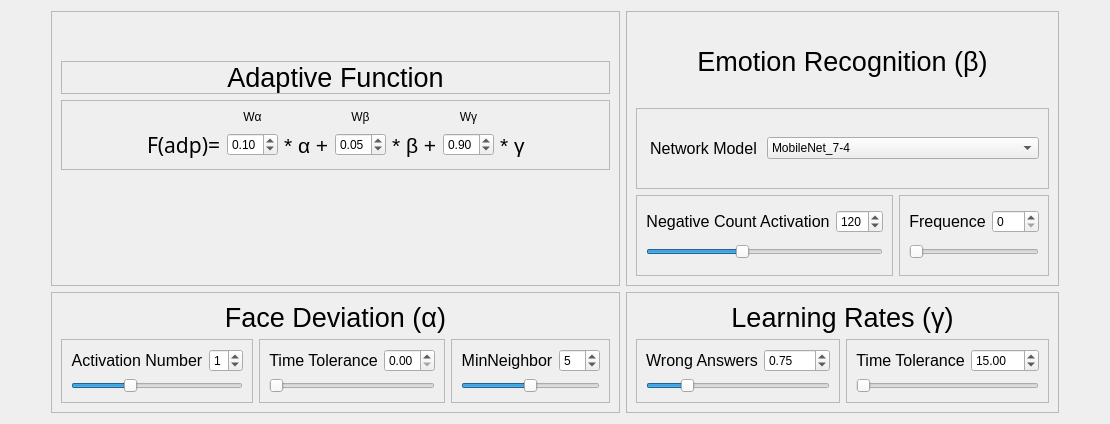
      <widget class="QWidget" name="tab_adapt">
       <attribute name="title">
        <string>Adaption</string>
       </attribute>
       <layout class="QGridLayout" name="gridLayout_35">
        <item row="1" column="2">
         <widget class="QFrame" name="frame_35">
          <property name="frameShape">
           <enum>QFrame::StyledPanel</enum>
          </property>
          <property name="frameShadow">
           <enum>QFrame::Raised</enum>
          </property>
          <layout class="QGridLayout" name="gridLayout_34">
           <item row="1" column="0">
            <widget class="QFrame" name="frame_38">
             <property name="frameShape">
              <enum>QFrame::StyledPanel</enum>
             </property>
             <property name="frameShadow">
              <enum>QFrame::Raised</enum>
             </property>
             <layout class="QGridLayout" name="gridLayout_27">
              <item row="1" column="0" colspan="2">
               <widget class="QSlider" name="wrongAns_horizontalSlider">
                <property name="maximum">
                 <number>5</number>
                </property>
                <property name="value">
                 <number>1</number>
                </property>
                <property name="orientation">
                 <enum>Qt::Horizontal</enum>
                </property>
               </widget>
              </item>
              <item row="0" column="0">
               <widget class="QLabel" name="label_65">
                <property name="font">
                 <font>
                  <family>Ubuntu</family>
                  <pointsize>12</pointsize>
                 </font>
                </property>
                <property name="text">
                 <string>Wrong Answers</string>
                </property>
                <property name="alignment">
                 <set>Qt::AlignCenter</set>
                </property>
               </widget>
              </item>
              <item row="0" column="1">
               <widget class="QDoubleSpinBox" name="wrongAns_timeTol_doubleSpinBox">
                <property name="value">
                 <double>0.750000000000000</double>
                </property>
               </widget>
              </item>
             </layout>
            </widget>
           </item>
           <item row="1" column="1">
            <widget class="QFrame" name="frame_37">
             <property name="frameShape">
              <enum>QFrame::StyledPanel</enum>
             </property>
             <property name="frameShadow">
              <enum>QFrame::Raised</enum>
             </property>
             <layout class="QGridLayout" name="gridLayout_28">
              <item row="0" column="0">
               <widget class="QLabel" name="label_64">
                <property name="font">
                 <font>
                  <family>Ubuntu</family>
                  <pointsize>12</pointsize>
                 </font>
                </property>
                <property name="text">
                 <string>Time Tolerance</string>
                </property>
                <property name="alignment">
                 <set>Qt::AlignCenter</set>
                </property>
               </widget>
              </item>
              <item row="0" column="1">
               <widget class="QDoubleSpinBox" name="learningTime_doubleSpinBox">
                <property name="value">
                 <double>15.000000000000000</double>
                </property>
               </widget>
              </item>
              <item row="2" column="0" colspan="2">
               <widget class="QSlider" name="learningTime_horizontalSlider">
                <property name="orientation">
                 <enum>Qt::Horizontal</enum>
                </property>
               </widget>
              </item>
             </layout>
            </widget>
           </item>
           <item row="0" column="0" colspan="2">
            <widget class="QLabel" name="label_62">
             <property name="font">
              <font>
               <family>Ubuntu</family>
               <pointsize>20</pointsize>
              </font>
             </property>
             <property name="text">
              <string>Learning Rates (γ)</string>
             </property>
             <property name="alignment">
              <set>Qt::AlignCenter</set>
             </property>
            </widget>
           </item>
          </layout>
         </widget>
        </item>
        <item row="0" column="0">
         <spacer name="horizontalSpacer">
          <property name="orientation">
           <enum>Qt::Horizontal</enum>
          </property>
          <property name="sizeHint" stdset="0">
           <size>
            <width>40</width>
            <height>20</height>
           </size>
          </property>
         </spacer>
        </item>
        <item row="0" column="3">
         <spacer name="horizontalSpacer_5">
          <property name="orientation">
           <enum>Qt::Horizontal</enum>
          </property>
          <property name="sizeHint" stdset="0">
           <size>
            <width>40</width>
            <height>20</height>
           </size>
          </property>
         </spacer>
        </item>
        <item row="1" column="1">
         <widget class="QFrame" name="frame_7">
          <property name="frameShape">
           <enum>QFrame::StyledPanel</enum>
          </property>
          <property name="frameShadow">
           <enum>QFrame::Raised</enum>
          </property>
          <layout class="QGridLayout" name="gridLayout_14">
           <item row="1" column="2">
            <widget class="QFrame" name="frame_30">
             <property name="frameShape">
              <enum>QFrame::StyledPanel</enum>
             </property>
             <property name="frameShadow">
              <enum>QFrame::Raised</enum>
             </property>
             <layout class="QGridLayout" name="gridLayout_33">
              <item row="0" column="0">
               <widget class="QLabel" name="label_57">
                <property name="font">
                 <font>
                  <family>Ubuntu</family>
                  <pointsize>12</pointsize>
                 </font>
                </property>
                <property name="text">
                 <string>MinNeighbor</string>
                </property>
                <property name="alignment">
                 <set>Qt::AlignCenter</set>
                </property>
               </widget>
              </item>
              <item row="0" column="1">
               <widget class="QSpinBox" name="minNei_spinBox">
                <property name="maximum">
                 <number>10</number>
                </property>
                <property name="value">
                 <number>5</number>
                </property>
               </widget>
              </item>
              <item row="1" column="0" colspan="2">
               <widget class="QSlider" name="minNei_horizontalSlider">
                <property name="maximum">
                 <number>10</number>
                </property>
                <property name="value">
                 <number>5</number>
                </property>
                <property name="orientation">
                 <enum>Qt::Horizontal</enum>
                </property>
               </widget>
              </item>
             </layout>
            </widget>
           </item>
           <item row="1" column="0">
            <widget class="QFrame" name="frame_36">
             <property name="frameShape">
              <enum>QFrame::StyledPanel</enum>
             </property>
             <property name="frameShadow">
              <enum>QFrame::Raised</enum>
             </property>
             <layout class="QGridLayout" name="gridLayout_31">
              <item row="0" column="0">
               <widget class="QLabel" name="label_63">
                <property name="font">
                 <font>
                  <family>Ubuntu</family>
                  <pointsize>12</pointsize>
                 </font>
                </property>
                <property name="text">
                 <string>Activation Number</string>
                </property>
                <property name="alignment">
                 <set>Qt::AlignCenter</set>
                </property>
               </widget>
              </item>
              <item row="0" column="1">
               <widget class="QSpinBox" name="face_dev_activation">
                <property name="maximum">
                 <number>3</number>
                </property>
                <property name="value">
                 <number>1</number>
                </property>
               </widget>
              </item>
              <item row="1" column="0" colspan="2">
               <widget class="QSlider" name="actNum_horizontalSlider">
                <property name="maximum">
                 <number>3</number>
                </property>
                <property name="value">
                 <number>1</number>
                </property>
                <property name="orientation">
                 <enum>Qt::Horizontal</enum>
                </property>
               </widget>
              </item>
             </layout>
            </widget>
           </item>
           <item row="1" column="1">
            <widget class="QFrame" name="frame_31">
             <property name="frameShape">
              <enum>QFrame::StyledPanel</enum>
             </property>
             <property name="frameShadow">
              <enum>QFrame::Raised</enum>
             </property>
             <layout class="QGridLayout" name="gridLayout_32">
              <item row="0" column="0">
               <widget class="QLabel" name="label_58">
                <property name="font">
                 <font>
                  <family>Ubuntu</family>
                  <pointsize>12</pointsize>
                 </font>
                </property>
                <property name="text">
                 <string>Time Tolerance</string>
                </property>
                <property name="alignment">
                 <set>Qt::AlignCenter</set>
                </property>
               </widget>
              </item>
              <item row="2" column="0" colspan="2">
               <widget class="QSlider" name="timeTol_horizontalSlider">
                <property name="singleStep">
                 <number>0</number>
                </property>
                <property name="orientation">
                 <enum>Qt::Horizontal</enum>
                </property>
               </widget>
              </item>
              <item row="0" column="1">
               <widget class="QDoubleSpinBox" name="timeTol_doubleSpinBox">
                <property name="maximum">
                 <double>5.000000000000000</double>
                </property>
                <property name="singleStep">
                 <double>0.100000000000000</double>
                </property>
               </widget>
              </item>
             </layout>
            </widget>
           </item>
           <item row="0" column="0" colspan="3">
            <widget class="QLabel" name="label_56">
             <property name="font">
              <font>
               <family>Ubuntu</family>
               <pointsize>20</pointsize>
              </font>
             </property>
             <property name="text">
              <string>Face Deviation (α)</string>
             </property>
             <property name="alignment">
              <set>Qt::AlignCenter</set>
             </property>
            </widget>
           </item>
          </layout>
         </widget>
        </item>
        <item row="0" column="2">
         <widget class="QFrame" name="frame_32">
          <property name="frameShape">
           <enum>QFrame::StyledPanel</enum>
          </property>
          <property name="frameShadow">
           <enum>QFrame::Raised</enum>
          </property>
          <layout class="QGridLayout" name="gridLayout_18">
           <item row="1" column="0" colspan="2">
            <widget class="QFrame" name="frame_33">
             <property name="minimumSize">
              <size>
               <width>0</width>
               <height>0</height>
              </size>
             </property>
             <property name="maximumSize">
              <size>
               <width>1000</width>
               <height>1000</height>
              </size>
             </property>
             <property name="frameShape">
              <enum>QFrame::StyledPanel</enum>
             </property>
             <property name="frameShadow">
              <enum>QFrame::Raised</enum>
             </property>
             <layout class="QHBoxLayout" name="horizontalLayout_8">
              <item>
               <widget class="QLabel" name="label_60">
                <property name="maximumSize">
                 <size>
                  <width>115</width>
                  <height>29</height>
                 </size>
                </property>
                <property name="font">
                 <font>
                  <family>Ubuntu</family>
                  <pointsize>12</pointsize>
                 </font>
                </property>
                <property name="text">
                 <string>Network Model</string>
                </property>
                <property name="alignment">
                 <set>Qt::AlignCenter</set>
                </property>
               </widget>
              </item>
              <item>
               <widget class="QComboBox" name="emoModel_comboBox">
                <property name="currentIndex">
                 <number>4</number>
                </property>
                <item>
                 <property name="text">
                  <string>Inception_1</string>
                 </property>
                </item>
                <item>
                 <property name="text">
                  <string>Inception_4-4</string>
                 </property>
                </item>
                <item>
                 <property name="text">
                  <string>Inception_7-4</string>
                 </property>
                </item>
                <item>
                 <property name="text">
                  <string>MobileNet_1</string>
                 </property>
                </item>
                <item>
                 <property name="text">
                  <string>MobileNet_7-4</string>
                 </property>
                </item>
                <item>
                 <property name="text">
                  <string>MobileNet_4-4</string>
                 </property>
                </item>
               </widget>
              </item>
             </layout>
            </widget>
           </item>
           <item row="2" column="0">
            <widget class="QFrame" name="frame_43">
             <property name="frameShape">
              <enum>QFrame::StyledPanel</enum>
             </property>
             <property name="frameShadow">
              <enum>QFrame::Raised</enum>
             </property>
             <layout class="QGridLayout" name="gridLayout_29">
              <item row="0" column="0">
               <widget class="QLabel" name="label_68">
                <property name="font">
                 <font>
                  <family>Ubuntu</family>
                  <pointsize>12</pointsize>
                 </font>
                </property>
                <property name="text">
                 <string>Negative Count Activation</string>
                </property>
                <property name="alignment">
                 <set>Qt::AlignCenter</set>
                </property>
               </widget>
              </item>
              <item row="0" column="1">
               <widget class="QSpinBox" name="negEmoAct__spinBox">
                <property name="maximum">
                 <number>300</number>
                </property>
                <property name="value">
                 <number>120</number>
                </property>
               </widget>
              </item>
              <item row="1" column="0" colspan="2">
               <widget class="QSlider" name="negEmoAct_horizontalSlider">
                <property name="maximum">
                 <number>300</number>
                </property>
                <property name="singleStep">
                 <number>10</number>
                </property>
                <property name="value">
                 <number>120</number>
                </property>
                <property name="orientation">
                 <enum>Qt::Horizontal</enum>
                </property>
               </widget>
              </item>
             </layout>
            </widget>
           </item>
           <item row="2" column="1">
            <widget class="QFrame" name="frame_34">
             <property name="frameShape">
              <enum>QFrame::StyledPanel</enum>
             </property>
             <property name="frameShadow">
              <enum>QFrame::Raised</enum>
             </property>
             <layout class="QGridLayout" name="gridLayout_30">
              <item row="0" column="0">
               <widget class="QLabel" name="label_61">
                <property name="font">
                 <font>
                  <family>Ubuntu</family>
                  <pointsize>12</pointsize>
                 </font>
                </property>
                <property name="text">
                 <string>Frequence</string>
                </property>
                <property name="alignment">
                 <set>Qt::AlignCenter</set>
                </property>
               </widget>
              </item>
              <item row="0" column="1">
               <widget class="QSpinBox" name="emoFreq_spinBox">
                <property name="maximum">
                 <number>200</number>
                </property>
               </widget>
              </item>
              <item row="1" column="0" colspan="2">
               <widget class="QSlider" name="emoFreq_horizontalSlider">
                <property name="maximum">
                 <number>200</number>
                </property>
                <property name="singleStep">
                 <number>10</number>
                </property>
                <property name="orientation">
                 <enum>Qt::Horizontal</enum>
                </property>
               </widget>
              </item>
             </layout>
            </widget>
           </item>
           <item row="0" column="0" colspan="2">
            <widget class="QLabel" name="label_59">
             <property name="font">
              <font>
               <family>Ubuntu</family>
               <pointsize>20</pointsize>
              </font>
             </property>
             <property name="text">
              <string>Emotion Recognition (β)</string>
             </property>
             <property name="alignment">
              <set>Qt::AlignCenter</set>
             </property>
            </widget>
           </item>
          </layout>
         </widget>
        </item>
        <item row="0" column="1">
         <widget class="QFrame" name="frame_45">
          <property name="frameShape">
           <enum>QFrame::StyledPanel</enum>
          </property>
          <property name="frameShadow">
           <enum>QFrame::Raised</enum>
          </property>
          <layout class="QGridLayout" name="gridLayout_43">
           <item row="6" column="1">
            <spacer name="verticalSpacer_7">
             <property name="orientation">
              <enum>Qt::Vertical</enum>
             </property>
             <property name="sizeHint" stdset="0">
              <size>
               <width>20</width>
               <height>40</height>
              </size>
             </property>
            </spacer>
           </item>
           <item row="4" column="1">
            <spacer name="verticalSpacer_10">
             <property name="orientation">
              <enum>Qt::Vertical</enum>
             </property>
             <property name="sizeHint" stdset="0">
              <size>
               <width>20</width>
               <height>40</height>
              </size>
             </property>
            </spacer>
           </item>
           <item row="1" column="1">
            <spacer name="verticalSpacer_9">
             <property name="orientation">
              <enum>Qt::Vertical</enum>
             </property>
             <property name="sizeHint" stdset="0">
              <size>
               <width>20</width>
               <height>40</height>
              </size>
             </property>
            </spacer>
           </item>
           <item row="5" column="1">
            <widget class="QLabel" name="label_75">
             <property name="text">
              <string/>
             </property>
             <property name="pixmap">
              <pixmap resource="imgs.qrc">:/imgs/Adaptive_SBIE.png</pixmap>
             </property>
             <property name="scaledContents">
              <bool>true</bool>
             </property>
             <property name="alignment">
              <set>Qt::AlignCenter</set>
             </property>
            </widget>
           </item>
           <item row="5" column="0">
            <spacer name="horizontalSpacer_11">
             <property name="orientation">
              <enum>Qt::Horizontal</enum>
             </property>
             <property name="sizeHint" stdset="0">
              <size>
               <width>40</width>
               <height>20</height>
              </size>
             </property>
            </spacer>
           </item>
           <item row="5" column="2">
            <spacer name="horizontalSpacer_12">
             <property name="orientation">
              <enum>Qt::Horizontal</enum>
             </property>
             <property name="sizeHint" stdset="0">
              <size>
               <width>40</width>
               <height>20</height>
              </size>
             </property>
            </spacer>
           </item>
           <item row="2" column="0" colspan="3">
            <widget class="QLabel" name="label_70">
             <property name="font">
              <font>
               <family>Ubuntu</family>
               <pointsize>20</pointsize>
              </font>
             </property>
             <property name="frameShape">
              <enum>QFrame::StyledPanel</enum>
             </property>
             <property name="text">
              <string>Adaptive Function</string>
             </property>
             <property name="alignment">
              <set>Qt::AlignCenter</set>
             </property>
            </widget>
           </item>
           <item row="3" column="0" colspan="3">
            <widget class="QFrame" name="frame_53">
             <property name="frameShape">
              <enum>QFrame::StyledPanel</enum>
             </property>
             <property name="frameShadow">
              <enum>QFrame::Raised</enum>
             </property>
             <layout class="QGridLayout" name="gridLayout_26">
              <item row="0" column="4">
               <widget class="QLabel" name="label_81">
                <property name="text">
                 <string>Wβ</string>
                </property>
                <property name="alignment">
                 <set>Qt::AlignCenter</set>
                </property>
               </widget>
              </item>
              <item row="1" column="6">
               <widget class="QDoubleSpinBox" name="gamaWeight">
                <property name="maximum">
                 <double>1.000000000000000</double>
                </property>
                <property name="singleStep">
                 <double>0.000000000000000</double>
                </property>
                <property name="value">
                 <double>0.900000000000000</double>
                </property>
               </widget>
              </item>
              <item row="1" column="7">
               <widget class="QLabel" name="label_74">
                <property name="font">
                 <font>
                  <pointsize>16</pointsize>
                 </font>
                </property>
                <property name="text">
                 <string>* γ</string>
                </property>
               </widget>
              </item>
              <item row="1" column="4">
               <widget class="QDoubleSpinBox" name="betaWeight">
                <property name="maximum">
                 <double>1.000000000000000</double>
                </property>
                <property name="singleStep">
                 <double>0.010000000000000</double>
                </property>
                <property name="value">
                 <double>0.050000000000000</double>
                </property>
               </widget>
              </item>
              <item row="1" column="5">
               <widget class="QLabel" name="label_72">
                <property name="font">
                 <font>
                  <pointsize>16</pointsize>
                 </font>
                </property>
                <property name="text">
                 <string>* β +</string>
                </property>
               </widget>
              </item>
              <item row="1" column="1">
               <widget class="QLabel" name="label_71">
                <property name="font">
                 <font>
                  <family>Abyssinica SIL</family>
                  <pointsize>16</pointsize>
                 </font>
                </property>
                <property name="text">
                 <string>F(adp)=</string>
                </property>
               </widget>
              </item>
              <item row="1" column="2">
               <widget class="QDoubleSpinBox" name="alfaWeight">
                <property name="maximum">
                 <double>1.000000000000000</double>
                </property>
                <property name="singleStep">
                 <double>0.010000000000000</double>
                </property>
                <property name="value">
                 <double>0.100000000000000</double>
                </property>
               </widget>
              </item>
              <item row="1" column="3">
               <widget class="QLabel" name="label_73">
                <property name="font">
                 <font>
                  <pointsize>16</pointsize>
                 </font>
                </property>
                <property name="text">
                 <string>* α +</string>
                </property>
               </widget>
              </item>
              <item row="0" column="2">
               <widget class="QLabel" name="label_80">
                <property name="text">
                 <string>Wα</string>
                </property>
                <property name="alignment">
                 <set>Qt::AlignCenter</set>
                </property>
               </widget>
              </item>
              <item row="0" column="6">
               <widget class="QLabel" name="label_82">
                <property name="text">
                 <string>Wγ</string>
                </property>
                <property name="alignment">
                 <set>Qt::AlignCenter</set>
                </property>
               </widget>
              </item>
              <item row="1" column="0">
               <spacer name="horizontalSpacer_8">
                <property name="orientation">
                 <enum>Qt::Horizontal</enum>
                </property>
                <property name="sizeHint" stdset="0">
                 <size>
                  <width>40</width>
                  <height>20</height>
                 </size>
                </property>
               </spacer>
              </item>
              <item row="1" column="8">
               <spacer name="horizontalSpacer_9">
                <property name="orientation">
                 <enum>Qt::Horizontal</enum>
                </property>
                <property name="sizeHint" stdset="0">
                 <size>
                  <width>40</width>
                  <height>20</height>
                 </size>
                </property>
               </spacer>
              </item>
             </layout>
            </widget>
           </item>
          </layout>
         </widget>
        </item>
       </layout>
       <zorder>frame_7</zorder>
       <zorder>frame_32</zorder>
       <zorder>frame_35</zorder>
       <zorder>frame_45</zorder>
       <zorder>horizontalSpacer</zorder>
       <zorder>horizontalSpacer_5</zorder>
      </widget>
